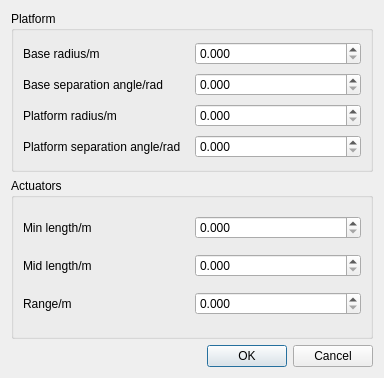
<?xml version="1.0" encoding="UTF-8"?>
<ui version="4.0">
 <class>configPlatform</class>
 <widget class="QDialog" name="configPlatform">
  <property name="geometry">
   <rect>
    <x>0</x>
    <y>0</y>
    <width>384</width>
    <height>378</height>
   </rect>
  </property>
  <property name="windowTitle">
   <string>Platform Geometry</string>
  </property>
  <layout class="QGridLayout" name="gridLayout">
   <item row="2" column="0">
    <widget class="QGroupBox" name="groupBox_2">
     <property name="title">
      <string>Actuators</string>
     </property>
     <layout class="QGridLayout" name="gridLayout_3">
      <item row="1" column="1">
       <widget class="QDoubleSpinBox" name="mid_length">
        <property name="decimals">
         <number>3</number>
        </property>
        <property name="maximum">
         <double>4.000000000000000</double>
        </property>
        <property name="singleStep">
         <double>0.001000000000000</double>
        </property>
       </widget>
      </item>
      <item row="1" column="0">
       <widget class="QLabel" name="label">
        <property name="text">
         <string>Mid length/m</string>
        </property>
       </widget>
      </item>
      <item row="0" column="0">
       <widget class="QLabel" name="label_6">
        <property name="text">
         <string>Min length/m</string>
        </property>
       </widget>
      </item>
      <item row="2" column="0">
       <widget class="QLabel" name="label_7">
        <property name="text">
         <string>Range/m</string>
        </property>
       </widget>
      </item>
      <item row="0" column="1">
       <widget class="QDoubleSpinBox" name="min_length">
        <property name="decimals">
         <number>3</number>
        </property>
        <property name="maximum">
         <double>4.000000000000000</double>
        </property>
        <property name="singleStep">
         <double>0.001000000000000</double>
        </property>
       </widget>
      </item>
      <item row="2" column="1">
       <widget class="QDoubleSpinBox" name="range">
        <property name="decimals">
         <number>3</number>
        </property>
        <property name="maximum">
         <double>4.000000000000000</double>
        </property>
        <property name="singleStep">
         <double>0.001000000000000</double>
        </property>
       </widget>
      </item>
     </layout>
    </widget>
   </item>
   <item row="0" column="0">
    <widget class="QGroupBox" name="groupBox">
     <property name="title">
      <string>Platform</string>
     </property>
     <layout class="QGridLayout" name="gridLayout_2">
      <item row="0" column="0">
       <widget class="QLabel" name="label_2">
        <property name="text">
         <string>Base radius/m</string>
        </property>
       </widget>
      </item>
      <item row="1" column="0">
       <widget class="QLabel" name="label_4">
        <property name="text">
         <string>Base separation angle/rad</string>
        </property>
       </widget>
      </item>
      <item row="2" column="1">
       <widget class="QDoubleSpinBox" name="radius_platform">
        <property name="decimals">
         <number>3</number>
        </property>
        <property name="maximum">
         <double>4.000000000000000</double>
        </property>
        <property name="singleStep">
         <double>0.001000000000000</double>
        </property>
       </widget>
      </item>
      <item row="2" column="0">
       <widget class="QLabel" name="label_3">
        <property name="text">
         <string>Platform radius/m</string>
        </property>
       </widget>
      </item>
      <item row="0" column="1">
       <widget class="QDoubleSpinBox" name="radius_base">
        <property name="decimals">
         <number>3</number>
        </property>
        <property name="maximum">
         <double>4.000000000000000</double>
        </property>
        <property name="singleStep">
         <double>0.001000000000000</double>
        </property>
       </widget>
      </item>
      <item row="3" column="0">
       <widget class="QLabel" name="label_5">
        <property name="text">
         <string>Platform separation angle/rad</string>
        </property>
       </widget>
      </item>
      <item row="1" column="1">
       <widget class="QDoubleSpinBox" name="sep_angle">
        <property name="decimals">
         <number>3</number>
        </property>
        <property name="maximum">
         <double>1.000000000000000</double>
        </property>
        <property name="singleStep">
         <double>0.001000000000000</double>
        </property>
       </widget>
      </item>
      <item row="3" column="1">
       <widget class="QDoubleSpinBox" name="sep_angle_platform">
        <property name="decimals">
         <number>3</number>
        </property>
        <property name="maximum">
         <double>1.000000000000000</double>
        </property>
        <property name="singleStep">
         <double>0.001000000000000</double>
        </property>
       </widget>
      </item>
     </layout>
    </widget>
   </item>
   <item row="3" column="0">
    <widget class="QDialogButtonBox" name="buttonBox">
     <property name="orientation">
      <enum>Qt::Horizontal</enum>
     </property>
     <property name="standardButtons">
      <set>QDialogButtonBox::Cancel|QDialogButtonBox::Ok</set>
     </property>
    </widget>
   </item>
  </layout>
 </widget>
 <resources/>
 <connections>
  <connection>
   <sender>buttonBox</sender>
   <signal>accepted()</signal>
   <receiver>configPlatform</receiver>
   <slot>accept()</slot>
   <hints>
    <hint type="sourcelabel">
     <x>248</x>
     <y>254</y>
    </hint>
    <hint type="destinationlabel">
     <x>157</x>
     <y>274</y>
    </hint>
   </hints>
  </connection>
  <connection>
   <sender>buttonBox</sender>
   <signal>rejected()</signal>
   <receiver>configPlatform</receiver>
   <slot>reject()</slot>
   <hints>
    <hint type="sourcelabel">
     <x>316</x>
     <y>260</y>
    </hint>
    <hint type="destinationlabel">
     <x>286</x>
     <y>274</y>
    </hint>
   </hints>
  </connection>
 </connections>
</ui>
